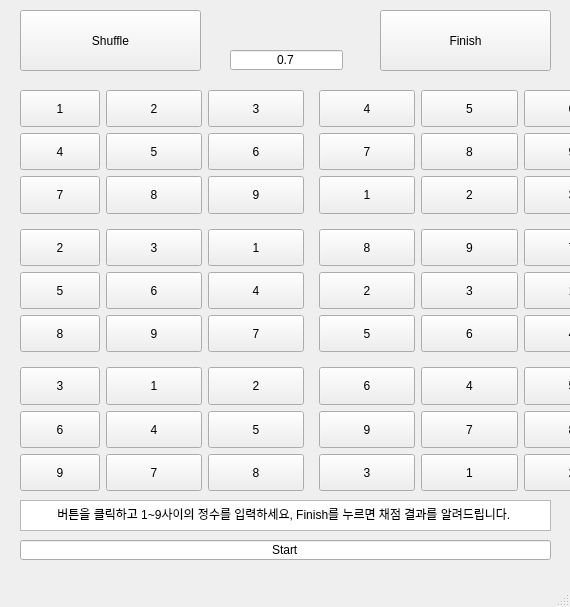
<?xml version="1.0" encoding="UTF-8"?>
<ui version="4.0">
 <class>MainWindow</class>
 <widget class="QMainWindow" name="MainWindow">
  <property name="geometry">
   <rect>
    <x>0</x>
    <y>0</y>
    <width>570</width>
    <height>607</height>
   </rect>
  </property>
  <property name="windowTitle">
   <string>Sudoku</string>
  </property>
  <widget class="QWidget" name="centralwidget">
   <widget class="QPushButton" name="ShuffleButton">
    <property name="geometry">
     <rect>
      <x>20</x>
      <y>10</y>
      <width>181</width>
      <height>61</height>
     </rect>
    </property>
    <property name="text">
     <string>Shuffle</string>
    </property>
   </widget>
   <widget class="QPushButton" name="FinishButton">
    <property name="geometry">
     <rect>
      <x>380</x>
      <y>10</y>
      <width>171</width>
      <height>61</height>
     </rect>
    </property>
    <property name="text">
     <string>Finish</string>
    </property>
   </widget>
   <widget class="QLineEdit" name="pEdit">
    <property name="geometry">
     <rect>
      <x>230</x>
      <y>50</y>
      <width>113</width>
      <height>20</height>
     </rect>
    </property>
    <property name="text">
     <string>0.7</string>
    </property>
    <property name="alignment">
     <set>Qt::AlignCenter</set>
    </property>
   </widget>
   <widget class="QWidget" name="gridLayoutWidget">
    <property name="geometry">
     <rect>
      <x>20</x>
      <y>90</y>
      <width>915</width>
      <height>401</height>
     </rect>
    </property>
    <property name="sizePolicy">
     <sizepolicy hsizetype="Preferred" vsizetype="Expanding">
      <horstretch>0</horstretch>
      <verstretch>0</verstretch>
     </sizepolicy>
    </property>
    <layout class="QGridLayout" name="gridLayout">
     <item row="7" column="0">
      <widget class="Line" name="line_2">
       <property name="sizePolicy">
        <sizepolicy hsizetype="Maximum" vsizetype="Fixed">
         <horstretch>0</horstretch>
         <verstretch>0</verstretch>
        </sizepolicy>
       </property>
       <property name="orientation">
        <enum>Qt::Horizontal</enum>
       </property>
      </widget>
     </item>
     <item row="0" column="1">
      <widget class="QPushButton" name="A01">
       <property name="sizePolicy">
        <sizepolicy hsizetype="Minimum" vsizetype="Expanding">
         <horstretch>0</horstretch>
         <verstretch>0</verstretch>
        </sizepolicy>
       </property>
       <property name="palette">
        <palette>
         <active>
          <colorrole role="WindowText">
           <brush brushstyle="SolidPattern">
            <color alpha="255">
             <red>255</red>
             <green>0</green>
             <blue>0</blue>
            </color>
           </brush>
          </colorrole>
         </active>
         <inactive>
          <colorrole role="WindowText">
           <brush brushstyle="SolidPattern">
            <color alpha="255">
             <red>255</red>
             <green>0</green>
             <blue>0</blue>
            </color>
           </brush>
          </colorrole>
         </inactive>
         <disabled>
          <colorrole role="WindowText">
           <brush brushstyle="SolidPattern">
            <color alpha="255">
             <red>120</red>
             <green>120</green>
             <blue>120</blue>
            </color>
           </brush>
          </colorrole>
         </disabled>
        </palette>
       </property>
       <property name="text">
        <string>2</string>
       </property>
      </widget>
     </item>
     <item row="0" column="10">
      <widget class="QPushButton" name="A08">
       <property name="sizePolicy">
        <sizepolicy hsizetype="Minimum" vsizetype="Expanding">
         <horstretch>0</horstretch>
         <verstretch>0</verstretch>
        </sizepolicy>
       </property>
       <property name="text">
        <string>9</string>
       </property>
      </widget>
     </item>
     <item row="1" column="4">
      <widget class="QPushButton" name="A13">
       <property name="sizePolicy">
        <sizepolicy hsizetype="Minimum" vsizetype="Expanding">
         <horstretch>0</horstretch>
         <verstretch>0</verstretch>
        </sizepolicy>
       </property>
       <property name="text">
        <string>7</string>
       </property>
      </widget>
     </item>
     <item row="1" column="9">
      <widget class="QPushButton" name="A17">
       <property name="sizePolicy">
        <sizepolicy hsizetype="Minimum" vsizetype="Expanding">
         <horstretch>0</horstretch>
         <verstretch>0</verstretch>
        </sizepolicy>
       </property>
       <property name="text">
        <string>2</string>
       </property>
      </widget>
     </item>
     <item row="1" column="10">
      <widget class="QPushButton" name="A18">
       <property name="sizePolicy">
        <sizepolicy hsizetype="Minimum" vsizetype="Expanding">
         <horstretch>0</horstretch>
         <verstretch>0</verstretch>
        </sizepolicy>
       </property>
       <property name="text">
        <string>3</string>
       </property>
      </widget>
     </item>
     <item row="9" column="1">
      <widget class="QPushButton" name="A61">
       <property name="sizePolicy">
        <sizepolicy hsizetype="Minimum" vsizetype="Expanding">
         <horstretch>0</horstretch>
         <verstretch>0</verstretch>
        </sizepolicy>
       </property>
       <property name="text">
        <string>1</string>
       </property>
      </widget>
     </item>
     <item row="1" column="6">
      <widget class="QPushButton" name="A15">
       <property name="sizePolicy">
        <sizepolicy hsizetype="Minimum" vsizetype="Expanding">
         <horstretch>0</horstretch>
         <verstretch>0</verstretch>
        </sizepolicy>
       </property>
       <property name="text">
        <string>9</string>
       </property>
      </widget>
     </item>
     <item row="0" column="6">
      <widget class="QPushButton" name="A05">
       <property name="sizePolicy">
        <sizepolicy hsizetype="Minimum" vsizetype="Expanding">
         <horstretch>0</horstretch>
         <verstretch>0</verstretch>
        </sizepolicy>
       </property>
       <property name="text">
        <string>6</string>
       </property>
      </widget>
     </item>
     <item row="4" column="8">
      <widget class="QPushButton" name="A36">
       <property name="sizePolicy">
        <sizepolicy hsizetype="Minimum" vsizetype="Expanding">
         <horstretch>0</horstretch>
         <verstretch>0</verstretch>
        </sizepolicy>
       </property>
       <property name="text">
        <string>5</string>
       </property>
      </widget>
     </item>
     <item row="1" column="2">
      <widget class="QPushButton" name="A12">
       <property name="sizePolicy">
        <sizepolicy hsizetype="Minimum" vsizetype="Expanding">
         <horstretch>0</horstretch>
         <verstretch>0</verstretch>
        </sizepolicy>
       </property>
       <property name="palette">
        <palette>
         <active>
          <colorrole role="WindowText">
           <brush brushstyle="SolidPattern">
            <color alpha="255">
             <red>255</red>
             <green>0</green>
             <blue>0</blue>
            </color>
           </brush>
          </colorrole>
         </active>
         <inactive>
          <colorrole role="WindowText">
           <brush brushstyle="SolidPattern">
            <color alpha="255">
             <red>255</red>
             <green>0</green>
             <blue>0</blue>
            </color>
           </brush>
          </colorrole>
         </inactive>
         <disabled>
          <colorrole role="WindowText">
           <brush brushstyle="SolidPattern">
            <color alpha="255">
             <red>120</red>
             <green>120</green>
             <blue>120</blue>
            </color>
           </brush>
          </colorrole>
         </disabled>
        </palette>
       </property>
       <property name="text">
        <string>6</string>
       </property>
      </widget>
     </item>
     <item row="0" column="2">
      <widget class="QPushButton" name="A02">
       <property name="sizePolicy">
        <sizepolicy hsizetype="Minimum" vsizetype="Expanding">
         <horstretch>0</horstretch>
         <verstretch>0</verstretch>
        </sizepolicy>
       </property>
       <property name="palette">
        <palette>
         <active>
          <colorrole role="WindowText">
           <brush brushstyle="SolidPattern">
            <color alpha="255">
             <red>255</red>
             <green>0</green>
             <blue>0</blue>
            </color>
           </brush>
          </colorrole>
         </active>
         <inactive>
          <colorrole role="WindowText">
           <brush brushstyle="SolidPattern">
            <color alpha="255">
             <red>255</red>
             <green>0</green>
             <blue>0</blue>
            </color>
           </brush>
          </colorrole>
         </inactive>
         <disabled>
          <colorrole role="WindowText">
           <brush brushstyle="SolidPattern">
            <color alpha="255">
             <red>120</red>
             <green>120</green>
             <blue>120</blue>
            </color>
           </brush>
          </colorrole>
         </disabled>
        </palette>
       </property>
       <property name="text">
        <string>3</string>
       </property>
      </widget>
     </item>
     <item row="6" column="10">
      <widget class="QPushButton" name="A58">
       <property name="sizePolicy">
        <sizepolicy hsizetype="Minimum" vsizetype="Expanding">
         <horstretch>0</horstretch>
         <verstretch>0</verstretch>
        </sizepolicy>
       </property>
       <property name="text">
        <string>1</string>
       </property>
      </widget>
     </item>
     <item row="1" column="5">
      <widget class="QPushButton" name="A14">
       <property name="sizePolicy">
        <sizepolicy hsizetype="Minimum" vsizetype="Expanding">
         <horstretch>0</horstretch>
         <verstretch>0</verstretch>
        </sizepolicy>
       </property>
       <property name="text">
        <string>8</string>
       </property>
      </widget>
     </item>
     <item row="5" column="1">
      <widget class="QPushButton" name="A41">
       <property name="sizePolicy">
        <sizepolicy hsizetype="Minimum" vsizetype="Expanding">
         <horstretch>0</horstretch>
         <verstretch>0</verstretch>
        </sizepolicy>
       </property>
       <property name="text">
        <string>6</string>
       </property>
      </widget>
     </item>
     <item row="10" column="4">
      <widget class="QPushButton" name="A73">
       <property name="sizePolicy">
        <sizepolicy hsizetype="Minimum" vsizetype="Expanding">
         <horstretch>0</horstretch>
         <verstretch>0</verstretch>
        </sizepolicy>
       </property>
       <property name="text">
        <string>9</string>
       </property>
      </widget>
     </item>
     <item row="5" column="4">
      <widget class="QPushButton" name="A43">
       <property name="sizePolicy">
        <sizepolicy hsizetype="Minimum" vsizetype="Expanding">
         <horstretch>0</horstretch>
         <verstretch>0</verstretch>
        </sizepolicy>
       </property>
       <property name="text">
        <string>2</string>
       </property>
      </widget>
     </item>
     <item row="1" column="8">
      <widget class="QPushButton" name="A16">
       <property name="sizePolicy">
        <sizepolicy hsizetype="Minimum" vsizetype="Expanding">
         <horstretch>0</horstretch>
         <verstretch>0</verstretch>
        </sizepolicy>
       </property>
       <property name="text">
        <string>1</string>
       </property>
      </widget>
     </item>
     <item row="4" column="10">
      <widget class="QPushButton" name="A38">
       <property name="sizePolicy">
        <sizepolicy hsizetype="Minimum" vsizetype="Expanding">
         <horstretch>0</horstretch>
         <verstretch>0</verstretch>
        </sizepolicy>
       </property>
       <property name="text">
        <string>4</string>
       </property>
      </widget>
     </item>
     <item row="1" column="1">
      <widget class="QPushButton" name="A11">
       <property name="sizePolicy">
        <sizepolicy hsizetype="Minimum" vsizetype="Expanding">
         <horstretch>0</horstretch>
         <verstretch>0</verstretch>
        </sizepolicy>
       </property>
       <property name="palette">
        <palette>
         <active>
          <colorrole role="WindowText">
           <brush brushstyle="SolidPattern">
            <color alpha="255">
             <red>255</red>
             <green>0</green>
             <blue>0</blue>
            </color>
           </brush>
          </colorrole>
         </active>
         <inactive>
          <colorrole role="WindowText">
           <brush brushstyle="SolidPattern">
            <color alpha="255">
             <red>255</red>
             <green>0</green>
             <blue>0</blue>
            </color>
           </brush>
          </colorrole>
         </inactive>
         <disabled>
          <colorrole role="WindowText">
           <brush brushstyle="SolidPattern">
            <color alpha="255">
             <red>120</red>
             <green>120</green>
             <blue>120</blue>
            </color>
           </brush>
          </colorrole>
         </disabled>
        </palette>
       </property>
       <property name="text">
        <string>5</string>
       </property>
      </widget>
     </item>
     <item row="6" column="2">
      <widget class="QPushButton" name="A52">
       <property name="sizePolicy">
        <sizepolicy hsizetype="Minimum" vsizetype="Expanding">
         <horstretch>0</horstretch>
         <verstretch>0</verstretch>
        </sizepolicy>
       </property>
       <property name="text">
        <string>7</string>
       </property>
      </widget>
     </item>
     <item row="6" column="4">
      <widget class="QPushButton" name="A53">
       <property name="sizePolicy">
        <sizepolicy hsizetype="Minimum" vsizetype="Expanding">
         <horstretch>0</horstretch>
         <verstretch>0</verstretch>
        </sizepolicy>
       </property>
       <property name="text">
        <string>5</string>
       </property>
      </widget>
     </item>
     <item row="6" column="9">
      <widget class="QPushButton" name="A57">
       <property name="sizePolicy">
        <sizepolicy hsizetype="Minimum" vsizetype="Expanding">
         <horstretch>0</horstretch>
         <verstretch>0</verstretch>
        </sizepolicy>
       </property>
       <property name="text">
        <string>3</string>
       </property>
      </widget>
     </item>
     <item row="6" column="6">
      <widget class="QPushButton" name="A55">
       <property name="sizePolicy">
        <sizepolicy hsizetype="Minimum" vsizetype="Expanding">
         <horstretch>0</horstretch>
         <verstretch>0</verstretch>
        </sizepolicy>
       </property>
       <property name="text">
        <string>4</string>
       </property>
      </widget>
     </item>
     <item row="9" column="2">
      <widget class="QPushButton" name="A62">
       <property name="sizePolicy">
        <sizepolicy hsizetype="Minimum" vsizetype="Expanding">
         <horstretch>0</horstretch>
         <verstretch>0</verstretch>
        </sizepolicy>
       </property>
       <property name="text">
        <string>2</string>
       </property>
      </widget>
     </item>
     <item row="6" column="5">
      <widget class="QPushButton" name="A54">
       <property name="sizePolicy">
        <sizepolicy hsizetype="Minimum" vsizetype="Expanding">
         <horstretch>0</horstretch>
         <verstretch>0</verstretch>
        </sizepolicy>
       </property>
       <property name="text">
        <string>6</string>
       </property>
      </widget>
     </item>
     <item row="9" column="0">
      <widget class="QPushButton" name="A60">
       <property name="sizePolicy">
        <sizepolicy hsizetype="Minimum" vsizetype="Expanding">
         <horstretch>0</horstretch>
         <verstretch>0</verstretch>
        </sizepolicy>
       </property>
       <property name="text">
        <string>3</string>
       </property>
      </widget>
     </item>
     <item row="6" column="0">
      <widget class="QPushButton" name="A50">
       <property name="sizePolicy">
        <sizepolicy hsizetype="Minimum" vsizetype="Expanding">
         <horstretch>0</horstretch>
         <verstretch>0</verstretch>
        </sizepolicy>
       </property>
       <property name="text">
        <string>8</string>
       </property>
      </widget>
     </item>
     <item row="0" column="4">
      <widget class="QPushButton" name="A03">
       <property name="sizePolicy">
        <sizepolicy hsizetype="Minimum" vsizetype="Expanding">
         <horstretch>0</horstretch>
         <verstretch>0</verstretch>
        </sizepolicy>
       </property>
       <property name="text">
        <string>4</string>
       </property>
      </widget>
     </item>
     <item row="5" column="0">
      <widget class="QPushButton" name="A40">
       <property name="sizePolicy">
        <sizepolicy hsizetype="Minimum" vsizetype="Expanding">
         <horstretch>0</horstretch>
         <verstretch>0</verstretch>
        </sizepolicy>
       </property>
       <property name="text">
        <string>5</string>
       </property>
      </widget>
     </item>
     <item row="4" column="0">
      <widget class="QPushButton" name="A30">
       <property name="sizePolicy">
        <sizepolicy hsizetype="Minimum" vsizetype="Expanding">
         <horstretch>0</horstretch>
         <verstretch>0</verstretch>
        </sizepolicy>
       </property>
       <property name="text">
        <string>2</string>
       </property>
      </widget>
     </item>
     <item row="4" column="2">
      <widget class="QPushButton" name="A32">
       <property name="sizePolicy">
        <sizepolicy hsizetype="Minimum" vsizetype="Expanding">
         <horstretch>0</horstretch>
         <verstretch>0</verstretch>
        </sizepolicy>
       </property>
       <property name="text">
        <string>1</string>
       </property>
      </widget>
     </item>
     <item row="2" column="8">
      <widget class="QPushButton" name="A26">
       <property name="sizePolicy">
        <sizepolicy hsizetype="Minimum" vsizetype="Expanding">
         <horstretch>0</horstretch>
         <verstretch>0</verstretch>
        </sizepolicy>
       </property>
       <property name="text">
        <string>4</string>
       </property>
      </widget>
     </item>
     <item row="5" column="6">
      <widget class="QPushButton" name="A45">
       <property name="sizePolicy">
        <sizepolicy hsizetype="Minimum" vsizetype="Expanding">
         <horstretch>0</horstretch>
         <verstretch>0</verstretch>
        </sizepolicy>
       </property>
       <property name="text">
        <string>1</string>
       </property>
      </widget>
     </item>
     <item row="2" column="10">
      <widget class="QPushButton" name="A28">
       <property name="sizePolicy">
        <sizepolicy hsizetype="Minimum" vsizetype="Expanding">
         <horstretch>0</horstretch>
         <verstretch>0</verstretch>
        </sizepolicy>
       </property>
       <property name="text">
        <string>6</string>
       </property>
      </widget>
     </item>
     <item row="5" column="5">
      <widget class="QPushButton" name="A44">
       <property name="sizePolicy">
        <sizepolicy hsizetype="Minimum" vsizetype="Expanding">
         <horstretch>0</horstretch>
         <verstretch>0</verstretch>
        </sizepolicy>
       </property>
       <property name="text">
        <string>3</string>
       </property>
      </widget>
     </item>
     <item row="10" column="0">
      <widget class="QPushButton" name="A70">
       <property name="sizePolicy">
        <sizepolicy hsizetype="Minimum" vsizetype="Expanding">
         <horstretch>0</horstretch>
         <verstretch>0</verstretch>
        </sizepolicy>
       </property>
       <property name="text">
        <string>6</string>
       </property>
      </widget>
     </item>
     <item row="4" column="1">
      <widget class="QPushButton" name="A31">
       <property name="sizePolicy">
        <sizepolicy hsizetype="Minimum" vsizetype="Expanding">
         <horstretch>0</horstretch>
         <verstretch>0</verstretch>
        </sizepolicy>
       </property>
       <property name="text">
        <string>3</string>
       </property>
      </widget>
     </item>
     <item row="2" column="9">
      <widget class="QPushButton" name="A27">
       <property name="sizePolicy">
        <sizepolicy hsizetype="Minimum" vsizetype="Expanding">
         <horstretch>0</horstretch>
         <verstretch>0</verstretch>
        </sizepolicy>
       </property>
       <property name="text">
        <string>5</string>
       </property>
      </widget>
     </item>
     <item row="4" column="9">
      <widget class="QPushButton" name="A37">
       <property name="sizePolicy">
        <sizepolicy hsizetype="Minimum" vsizetype="Expanding">
         <horstretch>0</horstretch>
         <verstretch>0</verstretch>
        </sizepolicy>
       </property>
       <property name="text">
        <string>6</string>
       </property>
      </widget>
     </item>
     <item row="5" column="10">
      <widget class="QPushButton" name="A48">
       <property name="sizePolicy">
        <sizepolicy hsizetype="Minimum" vsizetype="Expanding">
         <horstretch>0</horstretch>
         <verstretch>0</verstretch>
        </sizepolicy>
       </property>
       <property name="text">
        <string>7</string>
       </property>
      </widget>
     </item>
     <item row="2" column="1">
      <widget class="QPushButton" name="A21">
       <property name="sizePolicy">
        <sizepolicy hsizetype="Minimum" vsizetype="Expanding">
         <horstretch>0</horstretch>
         <verstretch>0</verstretch>
        </sizepolicy>
       </property>
       <property name="palette">
        <palette>
         <active>
          <colorrole role="WindowText">
           <brush brushstyle="SolidPattern">
            <color alpha="255">
             <red>255</red>
             <green>0</green>
             <blue>0</blue>
            </color>
           </brush>
          </colorrole>
         </active>
         <inactive>
          <colorrole role="WindowText">
           <brush brushstyle="SolidPattern">
            <color alpha="255">
             <red>255</red>
             <green>0</green>
             <blue>0</blue>
            </color>
           </brush>
          </colorrole>
         </inactive>
         <disabled>
          <colorrole role="WindowText">
           <brush brushstyle="SolidPattern">
            <color alpha="255">
             <red>120</red>
             <green>120</green>
             <blue>120</blue>
            </color>
           </brush>
          </colorrole>
         </disabled>
        </palette>
       </property>
       <property name="text">
        <string>8</string>
       </property>
      </widget>
     </item>
     <item row="5" column="2">
      <widget class="QPushButton" name="A42">
       <property name="sizePolicy">
        <sizepolicy hsizetype="Minimum" vsizetype="Expanding">
         <horstretch>0</horstretch>
         <verstretch>0</verstretch>
        </sizepolicy>
       </property>
       <property name="text">
        <string>4</string>
       </property>
      </widget>
     </item>
     <item row="4" column="4">
      <widget class="QPushButton" name="A33">
       <property name="sizePolicy">
        <sizepolicy hsizetype="Minimum" vsizetype="Expanding">
         <horstretch>0</horstretch>
         <verstretch>0</verstretch>
        </sizepolicy>
       </property>
       <property name="text">
        <string>8</string>
       </property>
      </widget>
     </item>
     <item row="2" column="6">
      <widget class="QPushButton" name="A25">
       <property name="sizePolicy">
        <sizepolicy hsizetype="Minimum" vsizetype="Expanding">
         <horstretch>0</horstretch>
         <verstretch>0</verstretch>
        </sizepolicy>
       </property>
       <property name="text">
        <string>3</string>
       </property>
      </widget>
     </item>
     <item row="2" column="4">
      <widget class="QPushButton" name="A23">
       <property name="sizePolicy">
        <sizepolicy hsizetype="Minimum" vsizetype="Expanding">
         <horstretch>0</horstretch>
         <verstretch>0</verstretch>
        </sizepolicy>
       </property>
       <property name="text">
        <string>1</string>
       </property>
      </widget>
     </item>
     <item row="4" column="5">
      <widget class="QPushButton" name="A34">
       <property name="sizePolicy">
        <sizepolicy hsizetype="Minimum" vsizetype="Expanding">
         <horstretch>0</horstretch>
         <verstretch>0</verstretch>
        </sizepolicy>
       </property>
       <property name="text">
        <string>9</string>
       </property>
      </widget>
     </item>
     <item row="2" column="2">
      <widget class="QPushButton" name="A22">
       <property name="sizePolicy">
        <sizepolicy hsizetype="Minimum" vsizetype="Expanding">
         <horstretch>0</horstretch>
         <verstretch>0</verstretch>
        </sizepolicy>
       </property>
       <property name="palette">
        <palette>
         <active>
          <colorrole role="WindowText">
           <brush brushstyle="SolidPattern">
            <color alpha="255">
             <red>255</red>
             <green>0</green>
             <blue>0</blue>
            </color>
           </brush>
          </colorrole>
         </active>
         <inactive>
          <colorrole role="WindowText">
           <brush brushstyle="SolidPattern">
            <color alpha="255">
             <red>255</red>
             <green>0</green>
             <blue>0</blue>
            </color>
           </brush>
          </colorrole>
         </inactive>
         <disabled>
          <colorrole role="WindowText">
           <brush brushstyle="SolidPattern">
            <color alpha="255">
             <red>120</red>
             <green>120</green>
             <blue>120</blue>
            </color>
           </brush>
          </colorrole>
         </disabled>
        </palette>
       </property>
       <property name="text">
        <string>9</string>
       </property>
      </widget>
     </item>
     <item row="12" column="0">
      <widget class="QPushButton" name="A80">
       <property name="sizePolicy">
        <sizepolicy hsizetype="Minimum" vsizetype="Expanding">
         <horstretch>0</horstretch>
         <verstretch>0</verstretch>
        </sizepolicy>
       </property>
       <property name="text">
        <string>9</string>
       </property>
      </widget>
     </item>
     <item row="5" column="9">
      <widget class="QPushButton" name="A47">
       <property name="sizePolicy">
        <sizepolicy hsizetype="Minimum" vsizetype="Expanding">
         <horstretch>0</horstretch>
         <verstretch>0</verstretch>
        </sizepolicy>
       </property>
       <property name="text">
        <string>9</string>
       </property>
      </widget>
     </item>
     <item row="4" column="6">
      <widget class="QPushButton" name="A35">
       <property name="sizePolicy">
        <sizepolicy hsizetype="Minimum" vsizetype="Expanding">
         <horstretch>0</horstretch>
         <verstretch>0</verstretch>
        </sizepolicy>
       </property>
       <property name="text">
        <string>7</string>
       </property>
      </widget>
     </item>
     <item row="2" column="5">
      <widget class="QPushButton" name="A24">
       <property name="sizePolicy">
        <sizepolicy hsizetype="Minimum" vsizetype="Expanding">
         <horstretch>0</horstretch>
         <verstretch>0</verstretch>
        </sizepolicy>
       </property>
       <property name="text">
        <string>2</string>
       </property>
      </widget>
     </item>
     <item row="5" column="8">
      <widget class="QPushButton" name="A46">
       <property name="sizePolicy">
        <sizepolicy hsizetype="Minimum" vsizetype="Expanding">
         <horstretch>0</horstretch>
         <verstretch>0</verstretch>
        </sizepolicy>
       </property>
       <property name="text">
        <string>8</string>
       </property>
      </widget>
     </item>
     <item row="6" column="1">
      <widget class="QPushButton" name="A51">
       <property name="sizePolicy">
        <sizepolicy hsizetype="Minimum" vsizetype="Expanding">
         <horstretch>0</horstretch>
         <verstretch>0</verstretch>
        </sizepolicy>
       </property>
       <property name="text">
        <string>9</string>
       </property>
      </widget>
     </item>
     <item row="0" column="9">
      <widget class="QPushButton" name="A07">
       <property name="sizePolicy">
        <sizepolicy hsizetype="Minimum" vsizetype="Expanding">
         <horstretch>0</horstretch>
         <verstretch>0</verstretch>
        </sizepolicy>
       </property>
       <property name="text">
        <string>8</string>
       </property>
      </widget>
     </item>
     <item row="0" column="0">
      <widget class="QPushButton" name="A00">
       <property name="sizePolicy">
        <sizepolicy hsizetype="Minimum" vsizetype="Expanding">
         <horstretch>0</horstretch>
         <verstretch>0</verstretch>
        </sizepolicy>
       </property>
       <property name="palette">
        <palette>
         <active>
          <colorrole role="Text">
           <brush brushstyle="SolidPattern">
            <color alpha="255">
             <red>255</red>
             <green>0</green>
             <blue>0</blue>
            </color>
           </brush>
          </colorrole>
         </active>
         <inactive>
          <colorrole role="Text">
           <brush brushstyle="SolidPattern">
            <color alpha="255">
             <red>255</red>
             <green>0</green>
             <blue>0</blue>
            </color>
           </brush>
          </colorrole>
         </inactive>
         <disabled>
          <colorrole role="Text">
           <brush brushstyle="SolidPattern">
            <color alpha="255">
             <red>120</red>
             <green>120</green>
             <blue>120</blue>
            </color>
           </brush>
          </colorrole>
         </disabled>
        </palette>
       </property>
       <property name="text">
        <string>1</string>
       </property>
      </widget>
     </item>
     <item row="6" column="8">
      <widget class="QPushButton" name="A56">
       <property name="sizePolicy">
        <sizepolicy hsizetype="Minimum" vsizetype="Expanding">
         <horstretch>0</horstretch>
         <verstretch>0</verstretch>
        </sizepolicy>
       </property>
       <property name="text">
        <string>2</string>
       </property>
      </widget>
     </item>
     <item row="0" column="8">
      <widget class="QPushButton" name="A06">
       <property name="sizePolicy">
        <sizepolicy hsizetype="Minimum" vsizetype="Expanding">
         <horstretch>0</horstretch>
         <verstretch>0</verstretch>
        </sizepolicy>
       </property>
       <property name="text">
        <string>7</string>
       </property>
      </widget>
     </item>
     <item row="1" column="0">
      <widget class="QPushButton" name="A10">
       <property name="sizePolicy">
        <sizepolicy hsizetype="Minimum" vsizetype="Expanding">
         <horstretch>0</horstretch>
         <verstretch>0</verstretch>
        </sizepolicy>
       </property>
       <property name="palette">
        <palette>
         <active>
          <colorrole role="WindowText">
           <brush brushstyle="SolidPattern">
            <color alpha="255">
             <red>255</red>
             <green>0</green>
             <blue>0</blue>
            </color>
           </brush>
          </colorrole>
         </active>
         <inactive>
          <colorrole role="WindowText">
           <brush brushstyle="SolidPattern">
            <color alpha="255">
             <red>255</red>
             <green>0</green>
             <blue>0</blue>
            </color>
           </brush>
          </colorrole>
         </inactive>
         <disabled>
          <colorrole role="WindowText">
           <brush brushstyle="SolidPattern">
            <color alpha="255">
             <red>120</red>
             <green>120</green>
             <blue>120</blue>
            </color>
           </brush>
          </colorrole>
         </disabled>
        </palette>
       </property>
       <property name="text">
        <string>4</string>
       </property>
      </widget>
     </item>
     <item row="2" column="0">
      <widget class="QPushButton" name="A20">
       <property name="sizePolicy">
        <sizepolicy hsizetype="Minimum" vsizetype="Expanding">
         <horstretch>0</horstretch>
         <verstretch>0</verstretch>
        </sizepolicy>
       </property>
       <property name="palette">
        <palette>
         <active>
          <colorrole role="WindowText">
           <brush brushstyle="SolidPattern">
            <color alpha="255">
             <red>255</red>
             <green>0</green>
             <blue>0</blue>
            </color>
           </brush>
          </colorrole>
         </active>
         <inactive>
          <colorrole role="WindowText">
           <brush brushstyle="SolidPattern">
            <color alpha="255">
             <red>255</red>
             <green>0</green>
             <blue>0</blue>
            </color>
           </brush>
          </colorrole>
         </inactive>
         <disabled>
          <colorrole role="WindowText">
           <brush brushstyle="SolidPattern">
            <color alpha="255">
             <red>120</red>
             <green>120</green>
             <blue>120</blue>
            </color>
           </brush>
          </colorrole>
         </disabled>
        </palette>
       </property>
       <property name="text">
        <string>7</string>
       </property>
      </widget>
     </item>
     <item row="9" column="4">
      <widget class="QPushButton" name="A63">
       <property name="sizePolicy">
        <sizepolicy hsizetype="Minimum" vsizetype="Expanding">
         <horstretch>0</horstretch>
         <verstretch>0</verstretch>
        </sizepolicy>
       </property>
       <property name="text">
        <string>6</string>
       </property>
      </widget>
     </item>
     <item row="0" column="5">
      <widget class="QPushButton" name="A04">
       <property name="sizePolicy">
        <sizepolicy hsizetype="Minimum" vsizetype="Expanding">
         <horstretch>0</horstretch>
         <verstretch>0</verstretch>
        </sizepolicy>
       </property>
       <property name="text">
        <string>5</string>
       </property>
      </widget>
     </item>
     <item row="0" column="3">
      <widget class="Line" name="line_3">
       <property name="sizePolicy">
        <sizepolicy hsizetype="Fixed" vsizetype="Maximum">
         <horstretch>0</horstretch>
         <verstretch>0</verstretch>
        </sizepolicy>
       </property>
       <property name="orientation">
        <enum>Qt::Vertical</enum>
       </property>
      </widget>
     </item>
     <item row="9" column="6">
      <widget class="QPushButton" name="A65">
       <property name="sizePolicy">
        <sizepolicy hsizetype="Minimum" vsizetype="Expanding">
         <horstretch>0</horstretch>
         <verstretch>0</verstretch>
        </sizepolicy>
       </property>
       <property name="text">
        <string>5</string>
       </property>
      </widget>
     </item>
     <item row="10" column="9">
      <widget class="QPushButton" name="A77">
       <property name="sizePolicy">
        <sizepolicy hsizetype="Minimum" vsizetype="Expanding">
         <horstretch>0</horstretch>
         <verstretch>0</verstretch>
        </sizepolicy>
       </property>
       <property name="text">
        <string>1</string>
       </property>
      </widget>
     </item>
     <item row="9" column="9">
      <widget class="QPushButton" name="A67">
       <property name="sizePolicy">
        <sizepolicy hsizetype="Minimum" vsizetype="Expanding">
         <horstretch>0</horstretch>
         <verstretch>0</verstretch>
        </sizepolicy>
       </property>
       <property name="text">
        <string>7</string>
       </property>
      </widget>
     </item>
     <item row="10" column="8">
      <widget class="QPushButton" name="A76">
       <property name="sizePolicy">
        <sizepolicy hsizetype="Minimum" vsizetype="Expanding">
         <horstretch>0</horstretch>
         <verstretch>0</verstretch>
        </sizepolicy>
       </property>
       <property name="text">
        <string>3</string>
       </property>
      </widget>
     </item>
     <item row="10" column="6">
      <widget class="QPushButton" name="A75">
       <property name="sizePolicy">
        <sizepolicy hsizetype="Minimum" vsizetype="Expanding">
         <horstretch>0</horstretch>
         <verstretch>0</verstretch>
        </sizepolicy>
       </property>
       <property name="text">
        <string>8</string>
       </property>
      </widget>
     </item>
     <item row="10" column="1">
      <widget class="QPushButton" name="A71">
       <property name="sizePolicy">
        <sizepolicy hsizetype="Minimum" vsizetype="Expanding">
         <horstretch>0</horstretch>
         <verstretch>0</verstretch>
        </sizepolicy>
       </property>
       <property name="text">
        <string>4</string>
       </property>
      </widget>
     </item>
     <item row="9" column="10">
      <widget class="QPushButton" name="A68">
       <property name="sizePolicy">
        <sizepolicy hsizetype="Minimum" vsizetype="Expanding">
         <horstretch>0</horstretch>
         <verstretch>0</verstretch>
        </sizepolicy>
       </property>
       <property name="text">
        <string>8</string>
       </property>
      </widget>
     </item>
     <item row="10" column="5">
      <widget class="QPushButton" name="A74">
       <property name="sizePolicy">
        <sizepolicy hsizetype="Minimum" vsizetype="Expanding">
         <horstretch>0</horstretch>
         <verstretch>0</verstretch>
        </sizepolicy>
       </property>
       <property name="text">
        <string>7</string>
       </property>
      </widget>
     </item>
     <item row="9" column="8">
      <widget class="QPushButton" name="A66">
       <property name="sizePolicy">
        <sizepolicy hsizetype="Minimum" vsizetype="Expanding">
         <horstretch>0</horstretch>
         <verstretch>0</verstretch>
        </sizepolicy>
       </property>
       <property name="text">
        <string>9</string>
       </property>
      </widget>
     </item>
     <item row="10" column="2">
      <widget class="QPushButton" name="A72">
       <property name="sizePolicy">
        <sizepolicy hsizetype="Minimum" vsizetype="Expanding">
         <horstretch>0</horstretch>
         <verstretch>0</verstretch>
        </sizepolicy>
       </property>
       <property name="text">
        <string>5</string>
       </property>
      </widget>
     </item>
     <item row="9" column="5">
      <widget class="QPushButton" name="A64">
       <property name="sizePolicy">
        <sizepolicy hsizetype="Minimum" vsizetype="Expanding">
         <horstretch>0</horstretch>
         <verstretch>0</verstretch>
        </sizepolicy>
       </property>
       <property name="text">
        <string>4</string>
       </property>
      </widget>
     </item>
     <item row="12" column="4">
      <widget class="QPushButton" name="A83">
       <property name="sizePolicy">
        <sizepolicy hsizetype="Minimum" vsizetype="Expanding">
         <horstretch>0</horstretch>
         <verstretch>0</verstretch>
        </sizepolicy>
       </property>
       <property name="text">
        <string>3</string>
       </property>
      </widget>
     </item>
     <item row="12" column="6">
      <widget class="QPushButton" name="A85">
       <property name="sizePolicy">
        <sizepolicy hsizetype="Minimum" vsizetype="Expanding">
         <horstretch>0</horstretch>
         <verstretch>0</verstretch>
        </sizepolicy>
       </property>
       <property name="text">
        <string>2</string>
       </property>
      </widget>
     </item>
     <item row="12" column="2">
      <widget class="QPushButton" name="A82">
       <property name="sizePolicy">
        <sizepolicy hsizetype="Minimum" vsizetype="Expanding">
         <horstretch>0</horstretch>
         <verstretch>0</verstretch>
        </sizepolicy>
       </property>
       <property name="text">
        <string>8</string>
       </property>
      </widget>
     </item>
     <item row="12" column="9">
      <widget class="QPushButton" name="A87">
       <property name="sizePolicy">
        <sizepolicy hsizetype="Minimum" vsizetype="Expanding">
         <horstretch>0</horstretch>
         <verstretch>0</verstretch>
        </sizepolicy>
       </property>
       <property name="text">
        <string>4</string>
       </property>
      </widget>
     </item>
     <item row="12" column="1">
      <widget class="QPushButton" name="A81">
       <property name="sizePolicy">
        <sizepolicy hsizetype="Minimum" vsizetype="Expanding">
         <horstretch>0</horstretch>
         <verstretch>0</verstretch>
        </sizepolicy>
       </property>
       <property name="text">
        <string>7</string>
       </property>
      </widget>
     </item>
     <item row="10" column="10">
      <widget class="QPushButton" name="A78">
       <property name="sizePolicy">
        <sizepolicy hsizetype="Minimum" vsizetype="Expanding">
         <horstretch>0</horstretch>
         <verstretch>0</verstretch>
        </sizepolicy>
       </property>
       <property name="text">
        <string>2</string>
       </property>
      </widget>
     </item>
     <item row="12" column="5">
      <widget class="QPushButton" name="A84">
       <property name="sizePolicy">
        <sizepolicy hsizetype="Minimum" vsizetype="Expanding">
         <horstretch>0</horstretch>
         <verstretch>0</verstretch>
        </sizepolicy>
       </property>
       <property name="text">
        <string>1</string>
       </property>
      </widget>
     </item>
     <item row="2" column="7">
      <widget class="Line" name="line_4">
       <property name="sizePolicy">
        <sizepolicy hsizetype="Fixed" vsizetype="Maximum">
         <horstretch>0</horstretch>
         <verstretch>0</verstretch>
        </sizepolicy>
       </property>
       <property name="orientation">
        <enum>Qt::Vertical</enum>
       </property>
      </widget>
     </item>
     <item row="12" column="8">
      <widget class="QPushButton" name="A86">
       <property name="sizePolicy">
        <sizepolicy hsizetype="Minimum" vsizetype="Expanding">
         <horstretch>0</horstretch>
         <verstretch>0</verstretch>
        </sizepolicy>
       </property>
       <property name="text">
        <string>6</string>
       </property>
      </widget>
     </item>
     <item row="12" column="10">
      <widget class="QPushButton" name="A88">
       <property name="sizePolicy">
        <sizepolicy hsizetype="Minimum" vsizetype="Expanding">
         <horstretch>0</horstretch>
         <verstretch>0</verstretch>
        </sizepolicy>
       </property>
       <property name="text">
        <string>5</string>
       </property>
      </widget>
     </item>
     <item row="3" column="0">
      <widget class="Line" name="line">
       <property name="enabled">
        <bool>true</bool>
       </property>
       <property name="sizePolicy">
        <sizepolicy hsizetype="Maximum" vsizetype="Fixed">
         <horstretch>0</horstretch>
         <verstretch>0</verstretch>
        </sizepolicy>
       </property>
       <property name="orientation">
        <enum>Qt::Horizontal</enum>
       </property>
      </widget>
     </item>
    </layout>
   </widget>
   <widget class="QTextEdit" name="textEdit">
    <property name="geometry">
     <rect>
      <x>20</x>
      <y>500</y>
      <width>531</width>
      <height>31</height>
     </rect>
    </property>
    <property name="html">
     <string>&lt;!DOCTYPE HTML PUBLIC &quot;-//W3C//DTD HTML 4.0//EN&quot; &quot;http://www.w3.org/TR/REC-html40/strict.dtd&quot;&gt;
&lt;html&gt;&lt;head&gt;&lt;meta name=&quot;qrichtext&quot; content=&quot;1&quot; /&gt;&lt;style type=&quot;text/css&quot;&gt;
p, li { white-space: pre-wrap; }
&lt;/style&gt;&lt;/head&gt;&lt;body style=&quot; font-family:'Gulim'; font-size:9pt; font-weight:400; font-style:normal;&quot;&gt;
&lt;p align=&quot;center&quot; style=&quot; margin-top:0px; margin-bottom:0px; margin-left:0px; margin-right:0px; -qt-block-indent:0; text-indent:0px;&quot;&gt;버튼을 클릭하고 1~9사이의 정수를 입력하세요, Finish를 누르면 채점 결과를 알려드립니다. &lt;/p&gt;&lt;/body&gt;&lt;/html&gt;</string>
    </property>
   </widget>
   <widget class="QLineEdit" name="resEdit">
    <property name="geometry">
     <rect>
      <x>20</x>
      <y>540</y>
      <width>531</width>
      <height>20</height>
     </rect>
    </property>
    <property name="text">
     <string>Start</string>
    </property>
    <property name="alignment">
     <set>Qt::AlignCenter</set>
    </property>
   </widget>
  </widget>
  <widget class="QStatusBar" name="statusbar"/>
 </widget>
 <resources/>
 <connections/>
</ui>
